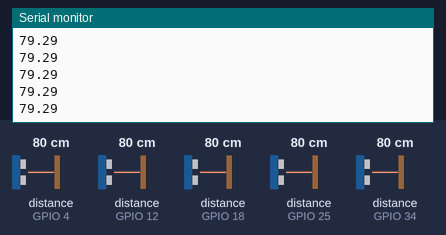
This sketch was run on a simulated ESP32. On the bench: the last lines printed to the serial monitor. Wiring (inferred from the names in the program): 5 × ultrasonic range finder: trigger GPIO 5, echo GPIO 4 / trigger GPIO 13, echo GPIO 12 / trigger GPIO 19, echo GPIO 18 / trigger GPIO 26, echo GPIO 25 / trigger GPIO 32, echo GPIO 34. The test bench sets the inputs (shaded band); at power-on: distance to the obstacle (sensors on GPIO 4, GPIO 12, GPIO 18, GPIO 25, GPIO 34) 80 cm. The echo pulse lasts 58.3 µs per cm; WiFi joins after 1.5 s; servers stay silent unless stated; the local clock reads 2024-03-15 10:24:30 at power-on unless the sketch sets it.

Above: at 2.7 s.
2.8 s: distance to the obstacle (sensor on GPIO 4) set to 2 cm
4.3 s: distance to the obstacle (sensor on GPIO 12) set to 4 cm
At 4.44 s:
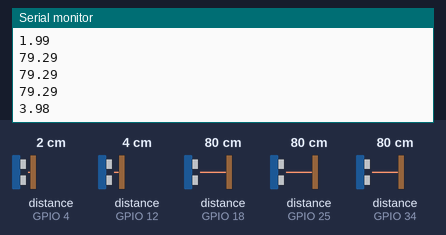
5.8 s: distance to the obstacle (sensor on GPIO 18) set to 9 cm
7.3 s: distance to the obstacle (sensor on GPIO 25) set to 18 cm
At 7.58 s:
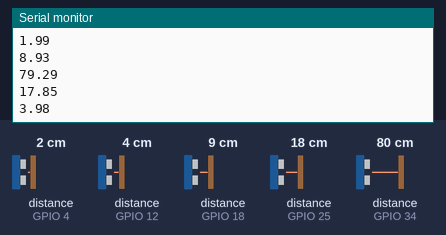
8.8 s: distance to the obstacle (sensor on GPIO 34) set to 35 cm
At 9.02 s:
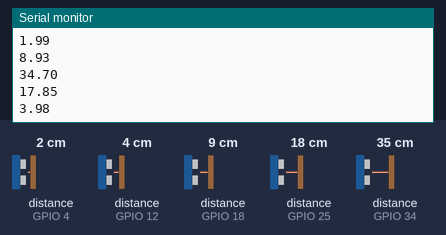
10.3 s: distance to the obstacle (sensor on GPIO 4) set to 60 cm
Timing chart, 0 to 12.8 s (numbered marks = the images above; inputs shaded):
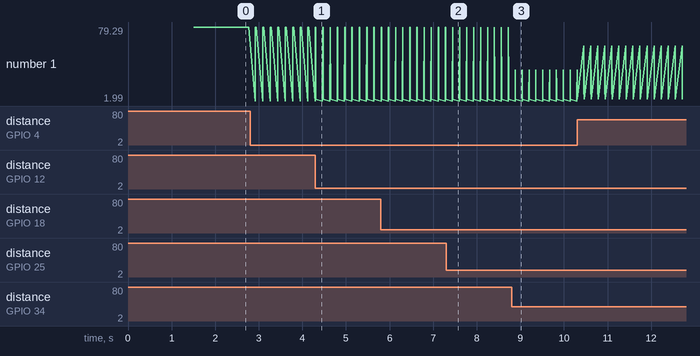

The sketch:

sistem-parkir.ino
```cpp
#include <WiFi.h>
#include <Arduino.h>
#include <FirebaseESP32.h>
#include <RTClib.h>

#define FIREBASE_HOST "https://smart-parking-22b47-default-rtdb.firebaseio.com/"
#define FIREBASE_AUTH "MYp7bqPYfjG5zZmCAEvr4xieMBumuIB8NDcfN2YQ"
#define WIFI_SSID "PUTRI"
#define WIFI_PASSWORD "Kosputrififialfiah01##"

RTC_DS3231 rtc;

struct Sensor {

  int trigPin;
  int echoPin;
  int duration;
};

Sensor sensors[5] = {
  {5, 4, 0},
  {19, 18, 0},
  {32, 34, 0},
  {26, 25, 0},
  {13, 12, 0}
};

long duration;
float distanceCm;
float distanceInch;
String parkingStatus;

FirebaseData firebaseData;
FirebaseJson dataObject;

void setup() {
  Serial.begin(115200);

  for (int i = 0; i < 5; i++) {
    pinMode(sensors[i].trigPin, OUTPUT);
    pinMode(sensors[i].echoPin, INPUT);
  }

  while (! rtc.begin()) {
    Serial.println("RTC module is NOT found");
    Serial.flush();
    delay(100);
  }

  // automatically sets the RTC to the date & time on PC this sketch was compiled
  rtc.adjust(DateTime(__DATE__, __TIME__));
  //  rtc.adjust(DateTime(2025, 4, 09, 16, 39, 00));

  initWiFi();
  initFirebase();
}

void loop() {

  DateTime now = rtc.now();

  for (int i = 0; i < 5; i++) {
    digitalWrite(sensors[i].trigPin, HIGH);
    delayMicroseconds(10);
    digitalWrite(sensors[i].trigPin, LOW);
    duration = pulseIn(sensors[i].echoPin, HIGH);
    distanceCm = duration * 0.034 / 2;
    parkingStatus = calculateParkingStatus(distanceCm);
    dataObject.set("dataRealtime/" + String(i + 1), parkingStatus);
    dataObject.set("dataHistory/" + String(i + 1) +  "/" + getCurrentDateTime(now,":") , parkingStatus);
    dataObject.set("dataRecent/" + parkingStatus + "/" + String(i + 1) , getCurrentDateTime(now, "-"));
  }
  Firebase.updateNode(firebaseData, "data" , dataObject);

  Serial.println();
}

void initWiFi() {
  Serial.println("Menghubungkan Wi-Fi");
  WiFi.mode(WIFI_STA);
  WiFi.disconnect();
  WiFi.begin(WIFI_SSID, WIFI_PASSWORD);

  while (WiFi.status() != WL_CONNECTED)
  {
  }

  Serial.println("Wifi Terhubung");
}

void initFirebase() {
  Firebase.begin(FIREBASE_HOST, FIREBASE_AUTH);
  Firebase.reconnectWiFi(true);
  Firebase.setReadTimeout(firebaseData, 1000 * 60);
  Firebase.setwriteSizeLimit(firebaseData, "tiny");
}

String calculateParkingStatus(float distanceCm) {
  Serial.println(distanceCm);
  return (distanceCm < 50 && distanceCm >= 1) ? "Terisi" : "Kosong";
}

String formatTwoDigits(int num) {

  return (num < 10) ? "0" + String(num) : String(num);
}

String getCurrentDateTime(DateTime now, String format) {
  if (format == "-") {
    return String(now.year()) + "-" +
           formatTwoDigits( now.month()) + "-" +
           formatTwoDigits(now.day()) + "-" +
           formatTwoDigits(now.hour()) + "-" +
           formatTwoDigits(now.minute());
  }
  return String(now.year()) + "-" +
         formatTwoDigits( now.month()) + "-" +
         formatTwoDigits(now.day()) + " " +
         formatTwoDigits(now.hour()) + ":" +
         formatTwoDigits(now.minute());
}
```

Measured:
- after the input at 4.3 s, the serial monitor: prints a new line at once (image 1)
- after the input at 7.3 s, the serial monitor: prints a new line after 0.15 s (image 2)
- after the input at 8.8 s, the serial monitor: prints a new line after 0.08 s (image 3)
- plotted number 1: 79.29 → 3.98 after the input at 4.3 s
